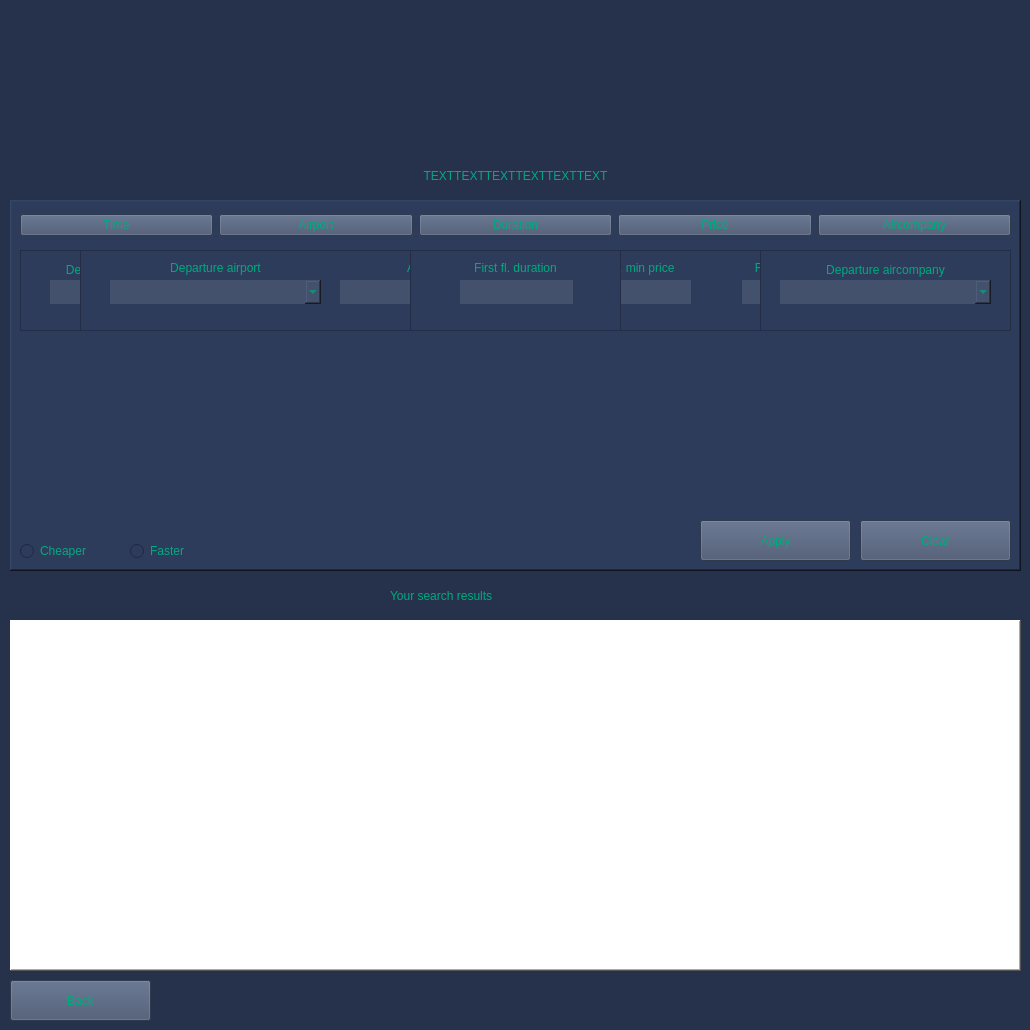
<?xml version="1.0" encoding="UTF-8"?>
<ui version="4.0">
 <class>ResultsWindow</class>
 <widget class="QWidget" name="ResultsWindow">
  <property name="geometry">
   <rect>
    <x>0</x>
    <y>0</y>
    <width>1030</width>
    <height>1030</height>
   </rect>
  </property>
  <property name="minimumSize">
   <size>
    <width>1030</width>
    <height>1030</height>
   </size>
  </property>
  <property name="maximumSize">
   <size>
    <width>1030</width>
    <height>1030</height>
   </size>
  </property>
  <property name="windowTitle">
   <string>Form</string>
  </property>
  <property name="windowIcon">
   <iconset resource="pictures.qrc">
    <normaloff>:/mainLogo/resources/5.png</normaloff>:/mainLogo/resources/5.png</iconset>
  </property>
  <property name="styleSheet">
   <string notr="true">#ResultsWindow {background-color: rgb(38, 50, 76);}</string>
  </property>
  <widget class="QScrollArea" name="Offers">
   <property name="geometry">
    <rect>
     <x>10</x>
     <y>620</y>
     <width>1011</width>
     <height>351</height>
    </rect>
   </property>
   <property name="styleSheet">
    <string notr="true">background-color: rgb(45, 60, 91);
background-color: rgb(255, 255, 255);</string>
   </property>
   <property name="frameShape">
    <enum>QFrame::WinPanel</enum>
   </property>
   <property name="frameShadow">
    <enum>QFrame::Raised</enum>
   </property>
   <property name="widgetResizable">
    <bool>true</bool>
   </property>
   <widget class="QWidget" name="OffersWidgetContents">
    <property name="geometry">
     <rect>
      <x>0</x>
      <y>0</y>
      <width>1007</width>
      <height>347</height>
     </rect>
    </property>
   </widget>
  </widget>
  <widget class="QFrame" name="Settings">
   <property name="geometry">
    <rect>
     <x>10</x>
     <y>200</y>
     <width>1011</width>
     <height>371</height>
    </rect>
   </property>
   <property name="styleSheet">
    <string notr="true">background-color: rgb(45, 60, 91);</string>
   </property>
   <property name="frameShape">
    <enum>QFrame::WinPanel</enum>
   </property>
   <property name="frameShadow">
    <enum>QFrame::Raised</enum>
   </property>
   <widget class="QPushButton" name="pushButtonClear">
    <property name="geometry">
     <rect>
      <x>850</x>
      <y>320</y>
      <width>151</width>
      <height>41</height>
     </rect>
    </property>
    <property name="styleSheet">
     <string notr="true">color: rgb(0, 170, 127);
background-color: rgb(67, 81, 108);
font: 11pt &quot;Britannic Bold&quot;;</string>
    </property>
    <property name="text">
     <string>Clear</string>
    </property>
   </widget>
   <widget class="QRadioButton" name="radioButtonFaster">
    <property name="geometry">
     <rect>
      <x>120</x>
      <y>340</y>
      <width>97</width>
      <height>22</height>
     </rect>
    </property>
    <property name="styleSheet">
     <string notr="true">color: rgb(0, 170, 127);
font: 12pt &quot;Britannic Bold&quot;;</string>
    </property>
    <property name="text">
     <string>Faster </string>
    </property>
   </widget>
   <widget class="QRadioButton" name="radioButtonCheaper">
    <property name="geometry">
     <rect>
      <x>10</x>
      <y>340</y>
      <width>97</width>
      <height>22</height>
     </rect>
    </property>
    <property name="styleSheet">
     <string notr="true">color: rgb(0, 170, 127);
font: 12pt &quot;Britannic Bold&quot;;</string>
    </property>
    <property name="text">
     <string>Cheaper</string>
    </property>
   </widget>
   <widget class="QPushButton" name="pushButtonApply">
    <property name="geometry">
     <rect>
      <x>690</x>
      <y>320</y>
      <width>151</width>
      <height>41</height>
     </rect>
    </property>
    <property name="styleSheet">
     <string notr="true">color: rgb(0, 170, 127);
background-color: rgb(67, 81, 108);
font: 11pt &quot;Britannic Bold&quot;;</string>
    </property>
    <property name="text">
     <string>Apply</string>
    </property>
   </widget>
   <widget class="QFrame" name="frameTimeFilter">
    <property name="geometry">
     <rect>
      <x>10</x>
      <y>50</y>
      <width>321</width>
      <height>81</height>
     </rect>
    </property>
    <property name="styleSheet">
     <string notr="true"/>
    </property>
    <property name="frameShape">
     <enum>QFrame::StyledPanel</enum>
    </property>
    <property name="frameShadow">
     <enum>QFrame::Raised</enum>
    </property>
    <widget class="QLineEdit" name="lineEditMinTime">
     <property name="geometry">
      <rect>
       <x>30</x>
       <y>30</y>
       <width>113</width>
       <height>24</height>
      </rect>
     </property>
     <property name="styleSheet">
      <string notr="true">color: rgb(0, 170, 127);
border: rgb(84, 96, 117);
background-color: rgb(67, 81, 108);
font: 10pt &quot;Britannic Bold&quot;;</string>
     </property>
     <property name="frame">
      <bool>false</bool>
     </property>
    </widget>
    <widget class="QLineEdit" name="lineEditMaxTime">
     <property name="geometry">
      <rect>
       <x>180</x>
       <y>30</y>
       <width>113</width>
       <height>24</height>
      </rect>
     </property>
     <property name="styleSheet">
      <string notr="true">color: rgb(0, 170, 127);
border: rgb(84, 96, 117);
background-color: rgb(67, 81, 108);
font: 10pt &quot;Britannic Bold&quot;;</string>
     </property>
     <property name="frame">
      <bool>false</bool>
     </property>
    </widget>
    <widget class="QLineEdit" name="lineEditMaxTime_2">
     <property name="geometry">
      <rect>
       <x>180</x>
       <y>120</y>
       <width>113</width>
       <height>24</height>
      </rect>
     </property>
     <property name="styleSheet">
      <string notr="true">color: rgb(0, 170, 127);
border: rgb(84, 96, 117);
background-color: rgb(67, 81, 108);
font: 10pt &quot;Britannic Bold&quot;;</string>
     </property>
     <property name="frame">
      <bool>false</bool>
     </property>
    </widget>
    <widget class="QLineEdit" name="lineEditMinTime_2">
     <property name="geometry">
      <rect>
       <x>30</x>
       <y>120</y>
       <width>113</width>
       <height>24</height>
      </rect>
     </property>
     <property name="styleSheet">
      <string notr="true">color: rgb(0, 170, 127);
border: rgb(84, 96, 117);
background-color: rgb(67, 81, 108);
font: 10pt &quot;Britannic Bold&quot;;</string>
     </property>
     <property name="frame">
      <bool>false</bool>
     </property>
    </widget>
    <widget class="QLabel" name="label_2">
     <property name="geometry">
      <rect>
       <x>30</x>
       <y>10</y>
       <width>111</width>
       <height>20</height>
      </rect>
     </property>
     <property name="styleSheet">
      <string notr="true">color: rgb(0, 170, 127);
font: 8pt &quot;Britannic Bold&quot;;</string>
     </property>
     <property name="text">
      <string>Departure time</string>
     </property>
     <property name="alignment">
      <set>Qt::AlignCenter</set>
     </property>
    </widget>
    <widget class="QLabel" name="label_3">
     <property name="geometry">
      <rect>
       <x>30</x>
       <y>100</y>
       <width>111</width>
       <height>20</height>
      </rect>
     </property>
     <property name="styleSheet">
      <string notr="true">color: rgb(0, 170, 127);
font: 8pt &quot;Britannic Bold&quot;;</string>
     </property>
     <property name="text">
      <string>Departure time</string>
     </property>
     <property name="alignment">
      <set>Qt::AlignCenter</set>
     </property>
    </widget>
    <widget class="QLabel" name="label_4">
     <property name="geometry">
      <rect>
       <x>180</x>
       <y>10</y>
       <width>111</width>
       <height>20</height>
      </rect>
     </property>
     <property name="styleSheet">
      <string notr="true">color: rgb(0, 170, 127);
font: 8pt &quot;Britannic Bold&quot;;</string>
     </property>
     <property name="text">
      <string>Arrival time</string>
     </property>
     <property name="alignment">
      <set>Qt::AlignCenter</set>
     </property>
    </widget>
    <widget class="QLabel" name="label_5">
     <property name="geometry">
      <rect>
       <x>180</x>
       <y>100</y>
       <width>111</width>
       <height>20</height>
      </rect>
     </property>
     <property name="styleSheet">
      <string notr="true">color: rgb(0, 170, 127);
font: 8pt &quot;Britannic Bold&quot;;</string>
     </property>
     <property name="text">
      <string>Arrival time</string>
     </property>
     <property name="alignment">
      <set>Qt::AlignCenter</set>
     </property>
    </widget>
   </widget>
   <widget class="QFrame" name="frameAirportFilter">
    <property name="geometry">
     <rect>
      <x>70</x>
      <y>50</y>
      <width>501</width>
      <height>81</height>
     </rect>
    </property>
    <property name="styleSheet">
     <string notr="true"/>
    </property>
    <property name="frameShape">
     <enum>QFrame::StyledPanel</enum>
    </property>
    <property name="frameShadow">
     <enum>QFrame::Raised</enum>
    </property>
    <widget class="QComboBox" name="comboBoxDepartureAirport">
     <property name="geometry">
      <rect>
       <x>50</x>
       <y>30</y>
       <width>191</width>
       <height>24</height>
      </rect>
     </property>
     <property name="styleSheet">
      <string notr="true">color: rgb(0, 170, 127);
border: rgb(84, 96, 117);
background-color: rgb(67, 81, 108);
font: 10pt &quot;Britannic Bold&quot;;</string>
     </property>
    </widget>
    <widget class="QLineEdit" name="lineEditDepartureAirport">
     <property name="geometry">
      <rect>
       <x>30</x>
       <y>30</y>
       <width>191</width>
       <height>24</height>
      </rect>
     </property>
     <property name="styleSheet">
      <string notr="true">color: rgb(0, 170, 127);
border: rgb(84, 96, 117);
background-color: rgb(67, 81, 108);
font: 10pt &quot;Britannic Bold&quot;;</string>
     </property>
     <property name="frame">
      <bool>false</bool>
     </property>
    </widget>
    <widget class="QLineEdit" name="lineEditArrivalAirport">
     <property name="geometry">
      <rect>
       <x>260</x>
       <y>30</y>
       <width>191</width>
       <height>24</height>
      </rect>
     </property>
     <property name="styleSheet">
      <string notr="true">color: rgb(0, 170, 127);
border: rgb(84, 96, 117);
background-color: rgb(67, 81, 108);
font: 10pt &quot;Britannic Bold&quot;;</string>
     </property>
     <property name="frame">
      <bool>false</bool>
     </property>
    </widget>
    <widget class="QComboBox" name="comboBoxArrivalAirport">
     <property name="geometry">
      <rect>
       <x>280</x>
       <y>30</y>
       <width>191</width>
       <height>24</height>
      </rect>
     </property>
     <property name="styleSheet">
      <string notr="true">color: rgb(0, 170, 127);
border: rgb(84, 96, 117);
background-color: rgb(67, 81, 108);
font: 10pt &quot;Britannic Bold&quot;;</string>
     </property>
    </widget>
    <widget class="QComboBox" name="comboBoxDepartureAirport_2">
     <property name="geometry">
      <rect>
       <x>50</x>
       <y>140</y>
       <width>191</width>
       <height>24</height>
      </rect>
     </property>
     <property name="styleSheet">
      <string notr="true">color: rgb(0, 170, 127);
border: rgb(84, 96, 117);
background-color: rgb(67, 81, 108);
font: 10pt &quot;Britannic Bold&quot;;</string>
     </property>
    </widget>
    <widget class="QLineEdit" name="lineEditArrivalAirport_2">
     <property name="geometry">
      <rect>
       <x>260</x>
       <y>140</y>
       <width>191</width>
       <height>24</height>
      </rect>
     </property>
     <property name="styleSheet">
      <string notr="true">color: rgb(0, 170, 127);
border: rgb(84, 96, 117);
background-color: rgb(67, 81, 108);
font: 10pt &quot;Britannic Bold&quot;;</string>
     </property>
     <property name="frame">
      <bool>false</bool>
     </property>
    </widget>
    <widget class="QLineEdit" name="lineEditDepartureAirport_2">
     <property name="geometry">
      <rect>
       <x>30</x>
       <y>140</y>
       <width>191</width>
       <height>24</height>
      </rect>
     </property>
     <property name="styleSheet">
      <string notr="true">color: rgb(0, 170, 127);
border: rgb(84, 96, 117);
background-color: rgb(67, 81, 108);
font: 10pt &quot;Britannic Bold&quot;;</string>
     </property>
     <property name="frame">
      <bool>false</bool>
     </property>
    </widget>
    <widget class="QComboBox" name="comboBoxArrivalAirport_2">
     <property name="geometry">
      <rect>
       <x>280</x>
       <y>140</y>
       <width>191</width>
       <height>24</height>
      </rect>
     </property>
     <property name="styleSheet">
      <string notr="true">color: rgb(0, 170, 127);
border: rgb(84, 96, 117);
background-color: rgb(67, 81, 108);
font: 10pt &quot;Britannic Bold&quot;;</string>
     </property>
    </widget>
    <widget class="QLabel" name="label_6">
     <property name="geometry">
      <rect>
       <x>30</x>
       <y>10</y>
       <width>211</width>
       <height>16</height>
      </rect>
     </property>
     <property name="styleSheet">
      <string notr="true">color: rgb(0, 170, 127);
font: 8pt &quot;Britannic Bold&quot;;</string>
     </property>
     <property name="text">
      <string>Departure airport</string>
     </property>
     <property name="alignment">
      <set>Qt::AlignCenter</set>
     </property>
    </widget>
    <widget class="QLabel" name="label_7">
     <property name="geometry">
      <rect>
       <x>30</x>
       <y>120</y>
       <width>211</width>
       <height>16</height>
      </rect>
     </property>
     <property name="styleSheet">
      <string notr="true">color: rgb(0, 170, 127);
font: 8pt &quot;Britannic Bold&quot;;</string>
     </property>
     <property name="text">
      <string>Departure country</string>
     </property>
     <property name="alignment">
      <set>Qt::AlignCenter</set>
     </property>
    </widget>
    <widget class="QLabel" name="label_8">
     <property name="geometry">
      <rect>
       <x>260</x>
       <y>120</y>
       <width>211</width>
       <height>16</height>
      </rect>
     </property>
     <property name="styleSheet">
      <string notr="true">color: rgb(0, 170, 127);
font: 8pt &quot;Britannic Bold&quot;;</string>
     </property>
     <property name="text">
      <string>Arrival airport</string>
     </property>
     <property name="alignment">
      <set>Qt::AlignCenter</set>
     </property>
    </widget>
    <widget class="QLabel" name="label_9">
     <property name="geometry">
      <rect>
       <x>260</x>
       <y>10</y>
       <width>211</width>
       <height>16</height>
      </rect>
     </property>
     <property name="styleSheet">
      <string notr="true">color: rgb(0, 170, 127);
font: 8pt &quot;Britannic Bold&quot;;</string>
     </property>
     <property name="text">
      <string>Arrival country</string>
     </property>
     <property name="alignment">
      <set>Qt::AlignCenter</set>
     </property>
    </widget>
    <zorder>comboBoxArrivalAirport_2</zorder>
    <zorder>comboBoxDepartureAirport</zorder>
    <zorder>lineEditDepartureAirport</zorder>
    <zorder>comboBoxArrivalAirport</zorder>
    <zorder>lineEditArrivalAirport</zorder>
    <zorder>comboBoxDepartureAirport_2</zorder>
    <zorder>lineEditArrivalAirport_2</zorder>
    <zorder>lineEditDepartureAirport_2</zorder>
    <zorder>label_6</zorder>
    <zorder>label_7</zorder>
    <zorder>label_8</zorder>
    <zorder>label_9</zorder>
   </widget>
   <widget class="QFrame" name="framePriceFilter">
    <property name="geometry">
     <rect>
      <x>520</x>
      <y>50</y>
      <width>371</width>
      <height>81</height>
     </rect>
    </property>
    <property name="styleSheet">
     <string notr="true"/>
    </property>
    <property name="frameShape">
     <enum>QFrame::StyledPanel</enum>
    </property>
    <property name="frameShadow">
     <enum>QFrame::Raised</enum>
    </property>
    <widget class="QLineEdit" name="lineEditMinPrice">
     <property name="geometry">
      <rect>
       <x>40</x>
       <y>30</y>
       <width>121</width>
       <height>24</height>
      </rect>
     </property>
     <property name="styleSheet">
      <string notr="true">color: rgb(0, 170, 127);
border: rgb(84, 96, 117);
background-color: rgb(67, 81, 108);
font: 10pt &quot;Britannic Bold&quot;;</string>
     </property>
     <property name="frame">
      <bool>false</bool>
     </property>
    </widget>
    <widget class="QLineEdit" name="lineEditMaxPrice">
     <property name="geometry">
      <rect>
       <x>212</x>
       <y>30</y>
       <width>121</width>
       <height>24</height>
      </rect>
     </property>
     <property name="styleSheet">
      <string notr="true">color: rgb(0, 170, 127);
border: rgb(84, 96, 117);
background-color: rgb(67, 81, 108);
font: 10pt &quot;Britannic Bold&quot;;</string>
     </property>
     <property name="frame">
      <bool>false</bool>
     </property>
    </widget>
    <widget class="QLineEdit" name="lineEditMinPrice_2">
     <property name="geometry">
      <rect>
       <x>40</x>
       <y>120</y>
       <width>121</width>
       <height>24</height>
      </rect>
     </property>
     <property name="styleSheet">
      <string notr="true">color: rgb(0, 170, 127);
border: rgb(84, 96, 117);
background-color: rgb(67, 81, 108);
font: 10pt &quot;Britannic Bold&quot;;</string>
     </property>
     <property name="frame">
      <bool>false</bool>
     </property>
    </widget>
    <widget class="QLineEdit" name="lineEditMaxPrice_2">
     <property name="geometry">
      <rect>
       <x>212</x>
       <y>120</y>
       <width>121</width>
       <height>24</height>
      </rect>
     </property>
     <property name="styleSheet">
      <string notr="true">color: rgb(0, 170, 127);
border: rgb(84, 96, 117);
background-color: rgb(67, 81, 108);
font: 10pt &quot;Britannic Bold&quot;;</string>
     </property>
     <property name="frame">
      <bool>false</bool>
     </property>
    </widget>
    <widget class="QLabel" name="label_12">
     <property name="geometry">
      <rect>
       <x>40</x>
       <y>10</y>
       <width>121</width>
       <height>16</height>
      </rect>
     </property>
     <property name="styleSheet">
      <string notr="true">color: rgb(0, 170, 127);
font: 8pt &quot;Britannic Bold&quot;;</string>
     </property>
     <property name="text">
      <string>First fl. min price</string>
     </property>
     <property name="alignment">
      <set>Qt::AlignCenter</set>
     </property>
    </widget>
    <widget class="QLabel" name="label_13">
     <property name="geometry">
      <rect>
       <x>40</x>
       <y>100</y>
       <width>121</width>
       <height>16</height>
      </rect>
     </property>
     <property name="styleSheet">
      <string notr="true">color: rgb(0, 170, 127);
font: 8pt &quot;Britannic Bold&quot;;</string>
     </property>
     <property name="text">
      <string>Second fl. min price</string>
     </property>
     <property name="alignment">
      <set>Qt::AlignCenter</set>
     </property>
    </widget>
    <widget class="QLabel" name="label_14">
     <property name="geometry">
      <rect>
       <x>210</x>
       <y>10</y>
       <width>121</width>
       <height>16</height>
      </rect>
     </property>
     <property name="styleSheet">
      <string notr="true">color: rgb(0, 170, 127);
font: 8pt &quot;Britannic Bold&quot;;</string>
     </property>
     <property name="text">
      <string>First fl. max price</string>
     </property>
     <property name="alignment">
      <set>Qt::AlignCenter</set>
     </property>
    </widget>
    <widget class="QLabel" name="label_15">
     <property name="geometry">
      <rect>
       <x>210</x>
       <y>100</y>
       <width>121</width>
       <height>16</height>
      </rect>
     </property>
     <property name="styleSheet">
      <string notr="true">color: rgb(0, 170, 127);
font: 8pt &quot;Britannic Bold&quot;;</string>
     </property>
     <property name="text">
      <string>Second fl. max price</string>
     </property>
     <property name="alignment">
      <set>Qt::AlignCenter</set>
     </property>
    </widget>
   </widget>
   <widget class="QFrame" name="frameAircompanyFilter">
    <property name="geometry">
     <rect>
      <x>750</x>
      <y>50</y>
      <width>251</width>
      <height>81</height>
     </rect>
    </property>
    <property name="styleSheet">
     <string notr="true"/>
    </property>
    <property name="frameShape">
     <enum>QFrame::StyledPanel</enum>
    </property>
    <property name="frameShadow">
     <enum>QFrame::Raised</enum>
    </property>
    <widget class="QComboBox" name="comboBoxDepartureAircompany">
     <property name="geometry">
      <rect>
       <x>40</x>
       <y>30</y>
       <width>191</width>
       <height>24</height>
      </rect>
     </property>
     <property name="styleSheet">
      <string notr="true">color: rgb(0, 170, 127);
border: rgb(84, 96, 117);
background-color: rgb(67, 81, 108);
font: 10pt &quot;Britannic Bold&quot;;</string>
     </property>
    </widget>
    <widget class="QLineEdit" name="lineEditDepartureAircompany">
     <property name="geometry">
      <rect>
       <x>20</x>
       <y>30</y>
       <width>191</width>
       <height>24</height>
      </rect>
     </property>
     <property name="styleSheet">
      <string notr="true">color: rgb(0, 170, 127);
border: rgb(84, 96, 117);
background-color: rgb(67, 81, 108);
font: 10pt &quot;Britannic Bold&quot;;</string>
     </property>
     <property name="frame">
      <bool>false</bool>
     </property>
    </widget>
    <widget class="QLineEdit" name="lineEditDepartureAircompany_2">
     <property name="geometry">
      <rect>
       <x>20</x>
       <y>130</y>
       <width>191</width>
       <height>24</height>
      </rect>
     </property>
     <property name="styleSheet">
      <string notr="true">color: rgb(0, 170, 127);
border: rgb(84, 96, 117);
background-color: rgb(67, 81, 108);
font: 10pt &quot;Britannic Bold&quot;;</string>
     </property>
     <property name="frame">
      <bool>false</bool>
     </property>
    </widget>
    <widget class="QComboBox" name="comboBoxDepartureAircompany_2">
     <property name="geometry">
      <rect>
       <x>40</x>
       <y>130</y>
       <width>191</width>
       <height>24</height>
      </rect>
     </property>
     <property name="styleSheet">
      <string notr="true">color: rgb(0, 170, 127);
border: rgb(84, 96, 117);
background-color: rgb(67, 81, 108);
font: 10pt &quot;Britannic Bold&quot;;</string>
     </property>
    </widget>
    <widget class="QLabel" name="label_16">
     <property name="geometry">
      <rect>
       <x>20</x>
       <y>10</y>
       <width>211</width>
       <height>20</height>
      </rect>
     </property>
     <property name="styleSheet">
      <string notr="true">color: rgb(0, 170, 127);
font: 8pt &quot;Britannic Bold&quot;;</string>
     </property>
     <property name="text">
      <string>Departure aircompany</string>
     </property>
     <property name="alignment">
      <set>Qt::AlignCenter</set>
     </property>
    </widget>
    <widget class="QLabel" name="label_17">
     <property name="geometry">
      <rect>
       <x>20</x>
       <y>110</y>
       <width>211</width>
       <height>20</height>
      </rect>
     </property>
     <property name="styleSheet">
      <string notr="true">color: rgb(0, 170, 127);
font: 8pt &quot;Britannic Bold&quot;;</string>
     </property>
     <property name="text">
      <string>Arrival aircompany</string>
     </property>
     <property name="alignment">
      <set>Qt::AlignCenter</set>
     </property>
    </widget>
    <zorder>comboBoxDepartureAircompany_2</zorder>
    <zorder>comboBoxDepartureAircompany</zorder>
    <zorder>lineEditDepartureAircompany</zorder>
    <zorder>lineEditDepartureAircompany_2</zorder>
    <zorder>label_16</zorder>
    <zorder>label_17</zorder>
   </widget>
   <widget class="QWidget" name="layoutWidget">
    <property name="geometry">
     <rect>
      <x>10</x>
      <y>10</y>
      <width>991</width>
      <height>31</height>
     </rect>
    </property>
    <layout class="QHBoxLayout" name="horizontalLayout">
     <item>
      <widget class="QPushButton" name="pushButtonTimeFilter">
       <property name="styleSheet">
        <string notr="true">color: rgb(0, 170, 127);
background-color: rgb(67, 81, 108);
font: 11pt &quot;Britannic Bold&quot;;</string>
       </property>
       <property name="text">
        <string>Time</string>
       </property>
      </widget>
     </item>
     <item>
      <widget class="QPushButton" name="pushButtonAirportFilter">
       <property name="styleSheet">
        <string notr="true">color: rgb(0, 170, 127);
background-color: rgb(67, 81, 108);
font: 11pt &quot;Britannic Bold&quot;;</string>
       </property>
       <property name="text">
        <string>Airport</string>
       </property>
      </widget>
     </item>
     <item>
      <widget class="QPushButton" name="pushButtonDurationFilter">
       <property name="styleSheet">
        <string notr="true">color: rgb(0, 170, 127);
background-color: rgb(67, 81, 108);
font: 11pt &quot;Britannic Bold&quot;;</string>
       </property>
       <property name="text">
        <string>Duration</string>
       </property>
      </widget>
     </item>
     <item>
      <widget class="QPushButton" name="pushButtonPriceFilter">
       <property name="styleSheet">
        <string notr="true">color: rgb(0, 170, 127);
background-color: rgb(67, 81, 108);
font: 11pt &quot;Britannic Bold&quot;;</string>
       </property>
       <property name="text">
        <string>Price</string>
       </property>
      </widget>
     </item>
     <item>
      <widget class="QPushButton" name="pushButtonAircompanyFilter">
       <property name="styleSheet">
        <string notr="true">color: rgb(0, 170, 127);
background-color: rgb(67, 81, 108);
font: 11pt &quot;Britannic Bold&quot;;</string>
       </property>
       <property name="text">
        <string>Aircompany</string>
       </property>
      </widget>
     </item>
    </layout>
   </widget>
   <widget class="QFrame" name="frameDurationFilter">
    <property name="geometry">
     <rect>
      <x>400</x>
      <y>50</y>
      <width>211</width>
      <height>81</height>
     </rect>
    </property>
    <property name="styleSheet">
     <string notr="true"/>
    </property>
    <property name="frameShape">
     <enum>QFrame::StyledPanel</enum>
    </property>
    <property name="frameShadow">
     <enum>QFrame::Raised</enum>
    </property>
    <widget class="QLineEdit" name="lineEditMinFlightDuration">
     <property name="geometry">
      <rect>
       <x>50</x>
       <y>30</y>
       <width>113</width>
       <height>24</height>
      </rect>
     </property>
     <property name="styleSheet">
      <string notr="true">color: rgb(0, 170, 127);
border: rgb(84, 96, 117);
background-color: rgb(67, 81, 108);
font: 10pt &quot;Britannic Bold&quot;;</string>
     </property>
     <property name="frame">
      <bool>false</bool>
     </property>
    </widget>
    <widget class="QLineEdit" name="lineEditMinFlightDuration_2">
     <property name="geometry">
      <rect>
       <x>50</x>
       <y>110</y>
       <width>113</width>
       <height>24</height>
      </rect>
     </property>
     <property name="styleSheet">
      <string notr="true">color: rgb(0, 170, 127);
border: rgb(84, 96, 117);
background-color: rgb(67, 81, 108);
font: 10pt &quot;Britannic Bold&quot;;</string>
     </property>
     <property name="frame">
      <bool>false</bool>
     </property>
    </widget>
    <widget class="QLabel" name="label_10">
     <property name="geometry">
      <rect>
       <x>50</x>
       <y>10</y>
       <width>111</width>
       <height>16</height>
      </rect>
     </property>
     <property name="styleSheet">
      <string notr="true">color: rgb(0, 170, 127);
font: 8pt &quot;Britannic Bold&quot;;</string>
     </property>
     <property name="text">
      <string>First fl. duration</string>
     </property>
     <property name="alignment">
      <set>Qt::AlignCenter</set>
     </property>
    </widget>
    <widget class="QLabel" name="label_11">
     <property name="geometry">
      <rect>
       <x>50</x>
       <y>90</y>
       <width>111</width>
       <height>16</height>
      </rect>
     </property>
     <property name="styleSheet">
      <string notr="true">color: rgb(0, 170, 127);
font: 8pt &quot;Britannic Bold&quot;;</string>
     </property>
     <property name="text">
      <string>Second fl. duration</string>
     </property>
     <property name="alignment">
      <set>Qt::AlignCenter</set>
     </property>
    </widget>
   </widget>
  </widget>
  <widget class="QPushButton" name="pushButtonBack">
   <property name="geometry">
    <rect>
     <x>10</x>
     <y>980</y>
     <width>141</width>
     <height>41</height>
    </rect>
   </property>
   <property name="styleSheet">
    <string notr="true">color: rgb(0, 170, 127);
background-color: rgb(67, 81, 108);
font: 11pt &quot;Britannic Bold&quot;;</string>
   </property>
   <property name="text">
    <string>Back</string>
   </property>
  </widget>
  <widget class="QLabel" name="label">
   <property name="geometry">
    <rect>
     <x>390</x>
     <y>580</y>
     <width>251</width>
     <height>31</height>
    </rect>
   </property>
   <property name="styleSheet">
    <string notr="true">color: rgb(0, 170, 127);
font: 17pt &quot;Britannic Bold&quot;;</string>
   </property>
   <property name="text">
    <string>Your search results</string>
   </property>
  </widget>
  <widget class="QLabel" name="Logo">
   <property name="geometry">
    <rect>
     <x>140</x>
     <y>10</y>
     <width>731</width>
     <height>131</height>
    </rect>
   </property>
   <property name="text">
    <string/>
   </property>
   <property name="pixmap">
    <pixmap resource="pictures.qrc">:/mainLogo/resources/10.png</pixmap>
   </property>
  </widget>
  <widget class="QLabel" name="labelWay">
   <property name="geometry">
    <rect>
     <x>10</x>
     <y>160</y>
     <width>1011</width>
     <height>31</height>
    </rect>
   </property>
   <property name="styleSheet">
    <string notr="true">color: rgb(0, 170, 127);
font: 17pt &quot;Britannic Bold&quot;;</string>
   </property>
   <property name="text">
    <string>TEXTTEXTTEXTTEXTTEXTTEXT</string>
   </property>
   <property name="alignment">
    <set>Qt::AlignCenter</set>
   </property>
  </widget>
  <zorder>Offers</zorder>
  <zorder>pushButtonBack</zorder>
  <zorder>Settings</zorder>
  <zorder>label</zorder>
  <zorder>Logo</zorder>
  <zorder>labelWay</zorder>
 </widget>
 <resources>
  <include location="pictures.qrc"/>
 </resources>
 <connections/>
</ui>
